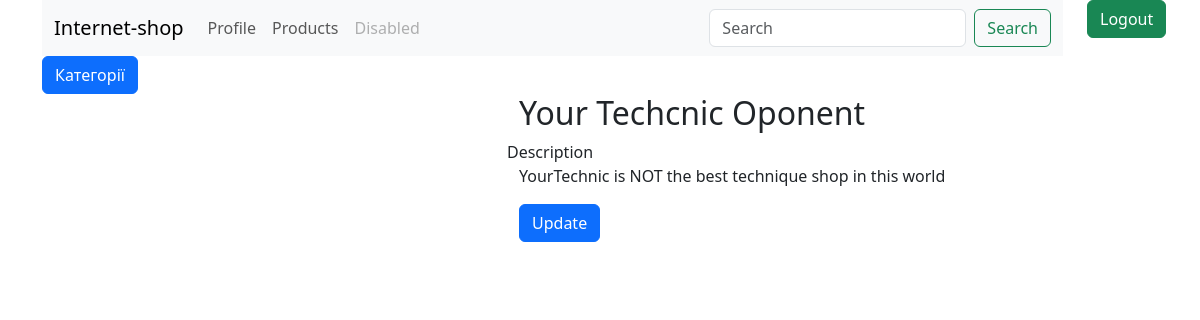
The page /auth/profile/shop/5/ (signed in) on the database its author committed.
### users_sys/models.py (models this page shows)
class ShopProfile(models.Model):
    logo = CloudinaryField('image', validators=[file_validation])
    name = models.CharField(max_length=50, null=True)
    description = models.TextField()
    groups = models.ManyToManyField(Group, related_name='shop_set', blank=True)
    user_permissions = models.ManyToManyField(Permission, related_name='shop_set', blank=True)
    user = models.OneToOneField(User, on_delete=models.CASCADE, related_name='shop_profile')

### users_sys/views.py (the view)
# urls.py: path('profile/shop/<int:pk>/', (cache_page(60*2))(views.DetailShopProfileView.as_view()), name='shop_detail'),
class DetailShopProfileView(PermissionRequiredMixin, DetailView):
    permission_required = 'users_sys.view_shopprofile'
    model = models.ShopProfile
    template_name = 'users_sys/detail_shop_profile.html'
    context_object_name = 'profile'
    def get_context_data(self, **kwargs):
        context = super().get_context_data(**kwargs)
        print(self.request.user.shop_profile.pk)
        return context

### templates/users_sys/detail_shop_profile.html (shortened to what this page needs)
{%extends 'base.html'%}
{% block content %}
<div class="container">
    <div class="row">
        <div class="col-5">
        </div>
        <div class="col-7">
            <div class="row">
                <h2>{{profile.name}}</h2>
            </div>
            <div class="row">
                Description
                <p>{{profile.description}}</p>
            </div>
            <div class="row">
                <a href="{% url 'update_shop_profile' profile.pk %}"><button  class="btn btn-primary">Update</button></a>
            </div>
        </div>
    </div>
</div>
{% endblock %}

### rows shown on the page
ShopProfile: name "Your Techcnic Oponent", description "YourTechnic is NOT the best technique shop in this world"
